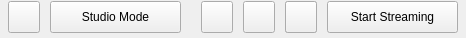
<?xml version='1.0' encoding='UTF-8'?>
<ui version="4.0">
 <class>Toolbar</class>
 <widget class="QWidget" name="toolbar">
  <property name="geometry">
   <rect>
    <x>0</x>
    <y>0</y>
    <width>466</width>
    <height>38</height>
   </rect>
  </property>
  <property name="sizePolicy">
   <sizepolicy hsizetype="Expanding" vsizetype="Fixed">
    <horstretch>0</horstretch>
    <verstretch>0</verstretch>
   </sizepolicy>
  </property>
  <property name="minimumSize">
   <size>
    <width>0</width>
    <height>38</height>
   </size>
  </property>
  <property name="maximumSize">
   <size>
    <width>524287</width>
    <height>524287</height>
   </size>
  </property>
  <property name="styleSheet">
   <string notr="true">#toolbar QToolButton:checked {
background-color: palette(highlight);
color: palette(highlighted-text);
border-radius: 3px;
}</string>
  </property>
  <layout class="QVBoxLayout" name="verticalLayoutToolbar">
   <property name="spacing">
    <number>0</number>
   </property>
   <property name="leftMargin">
    <number>8</number>
   </property>
   <property name="topMargin">
    <number>0</number>
   </property>
   <property name="rightMargin">
    <number>8</number>
   </property>
   <property name="bottomMargin">
    <number>4</number>
   </property>
   <item>
    <layout class="QGridLayout" name="gridLayout">
     <property name="leftMargin">
      <number>0</number>
     </property>
     <property name="topMargin">
      <number>0</number>
     </property>
     <property name="rightMargin">
      <number>0</number>
     </property>
     <property name="bottomMargin">
      <number>0</number>
     </property>
     <property name="spacing">
      <number>0</number>
     </property>
     <item row="0" column="0">
      <widget class="QToolButton" name="btnFloat">
       <property name="minimumSize">
        <size>
         <width>32</width>
         <height>32</height>
        </size>
       </property>
       <property name="maximumSize">
        <size>
         <width>32</width>
         <height>32</height>
        </size>
       </property>
       <property name="accessibleName">
        <string>Undock</string>
       </property>
       <property name="icon">
        <iconset resource="plugin-resources.qrc">
         <normaloff>:/dynamite-toolbar/res/images/float.svg</normaloff>:/dynamite-toolbar/res/images/float.svg</iconset>
       </property>
       <property name="iconSize">
        <size>
         <width>16</width>
         <height>16</height>
        </size>
       </property>
       <property name="checkable">
        <bool>true</bool>
       </property>
       <property name="svgPath" stdset="0">
        <string>:/dynamite-toolbar/res/images/float.svg</string>
       </property>
      </widget>
     </item>
     <item row="0" column="1">
      <widget class="QWidget" name="spacerFloat" native="true">
       <property name="sizePolicy">
        <sizepolicy hsizetype="Fixed" vsizetype="Fixed">
         <horstretch>0</horstretch>
         <verstretch>0</verstretch>
        </sizepolicy>
       </property>
       <property name="minimumSize">
        <size>
         <width>10</width>
         <height>20</height>
        </size>
       </property>
       <property name="maximumSize">
        <size>
         <width>10</width>
         <height>20</height>
        </size>
       </property>
      </widget>
     </item>
     <item row="0" column="2">
      <widget class="QToolButton" name="btnStudioMode">
       <property name="sizePolicy">
        <sizepolicy hsizetype="Expanding" vsizetype="Fixed">
         <horstretch>2</horstretch>
         <verstretch>0</verstretch>
        </sizepolicy>
       </property>
       <property name="minimumSize">
        <size>
         <width>130</width>
         <height>32</height>
        </size>
       </property>
       <property name="maximumSize">
        <size>
         <width>194</width>
         <height>32</height>
        </size>
       </property>
       <property name="text">
        <string>Studio Mode</string>
       </property>
       <property name="checkable">
        <bool>true</bool>
       </property>
       <property name="checked">
        <bool>false</bool>
       </property>
       <property name="toolButtonStyle">
        <enum>Qt::ToolButtonStyle::ToolButtonTextOnly</enum>
       </property>
      </widget>
     </item>
     <item row="0" column="3">
      <widget class="QWidget" name="spacerStudioMode" native="true">
       <property name="sizePolicy">
        <sizepolicy hsizetype="MinimumExpanding" vsizetype="Fixed">
         <horstretch>0</horstretch>
         <verstretch>0</verstretch>
        </sizepolicy>
       </property>
       <property name="minimumSize">
        <size>
         <width>10</width>
         <height>20</height>
        </size>
       </property>
      </widget>
     </item>
     <item row="0" column="4">
      <widget class="FrameMonitorDockWidget" name="frameMonitor">
       <property name="sizePolicy">
        <sizepolicy hsizetype="Expanding" vsizetype="Preferred">
         <horstretch>0</horstretch>
         <verstretch>0</verstretch>
        </sizepolicy>
       </property>
       <property name="minimumSize">
        <size>
         <width>0</width>
         <height>32</height>
        </size>
       </property>
       <property name="maximumSize">
        <size>
         <width>16777215</width>
         <height>16777215</height>
        </size>
       </property>
      </widget>
     </item>
     <item row="0" column="5">
      <widget class="QWidget" name="spacerMonitor" native="true">
       <property name="sizePolicy">
        <sizepolicy hsizetype="MinimumExpanding" vsizetype="Fixed">
         <horstretch>0</horstretch>
         <verstretch>0</verstretch>
        </sizepolicy>
       </property>
       <property name="minimumSize">
        <size>
         <width>10</width>
         <height>20</height>
        </size>
       </property>
      </widget>
     </item>
     <item row="0" column="6">
      <widget class="QToolButton" name="btnVirtualCamera">
       <property name="minimumSize">
        <size>
         <width>32</width>
         <height>32</height>
        </size>
       </property>
       <property name="maximumSize">
        <size>
         <width>32</width>
         <height>32</height>
        </size>
       </property>
       <property name="icon">
        <iconset resource="plugin-resources.qrc">
         <normaloff>:/dynamite-toolbar/res/images/video.svg</normaloff>:/dynamite-toolbar/res/images/video.svg</iconset>
       </property>
       <property name="iconSize">
        <size>
         <width>16</width>
         <height>16</height>
        </size>
       </property>
       <property name="checkable">
        <bool>true</bool>
       </property>
       <property name="svgPath" stdset="0">
        <string>:/dynamite-toolbar/res/images/video.svg</string>
       </property>
      </widget>
     </item>
     <item row="0" column="7">
      <widget class="QWidget" name="spacerVirtualCamera" native="true">
       <property name="sizePolicy">
        <sizepolicy hsizetype="Fixed" vsizetype="Fixed">
         <horstretch>0</horstretch>
         <verstretch>0</verstretch>
        </sizepolicy>
       </property>
       <property name="minimumSize">
        <size>
         <width>10</width>
         <height>20</height>
        </size>
       </property>
       <property name="maximumSize">
        <size>
         <width>10</width>
         <height>20</height>
        </size>
       </property>
      </widget>
     </item>
     <item row="0" column="8">
      <widget class="QToolButton" name="btnReplayBuffer">
       <property name="minimumSize">
        <size>
         <width>32</width>
         <height>32</height>
        </size>
       </property>
       <property name="maximumSize">
        <size>
         <width>32</width>
         <height>32</height>
        </size>
       </property>
       <property name="icon">
        <iconset resource="plugin-resources.qrc">
         <normaloff>:/dynamite-toolbar/res/images/replay-buffer.svg</normaloff>:/dynamite-toolbar/res/images/replay-buffer.svg</iconset>
       </property>
       <property name="iconSize">
        <size>
         <width>16</width>
         <height>16</height>
        </size>
       </property>
       <property name="checkable">
        <bool>true</bool>
       </property>
       <property name="svgPath" stdset="0">
        <string>:/dynamite-toolbar/res/images/replay-buffer.svg</string>
       </property>
      </widget>
     </item>
     <item row="0" column="9">
      <widget class="QWidget" name="spacerReplayBuffer" native="true">
       <property name="sizePolicy">
        <sizepolicy hsizetype="Fixed" vsizetype="Fixed">
         <horstretch>0</horstretch>
         <verstretch>0</verstretch>
        </sizepolicy>
       </property>
       <property name="minimumSize">
        <size>
         <width>10</width>
         <height>20</height>
        </size>
       </property>
       <property name="maximumSize">
        <size>
         <width>10</width>
         <height>20</height>
        </size>
       </property>
      </widget>
     </item>
     <item row="0" column="10">
      <widget class="QToolButton" name="btnRecord">
       <property name="minimumSize">
        <size>
         <width>32</width>
         <height>32</height>
        </size>
       </property>
       <property name="maximumSize">
        <size>
         <width>32</width>
         <height>32</height>
        </size>
       </property>
       <property name="icon">
        <iconset resource="plugin-resources.qrc">
         <normaloff>:/dynamite-toolbar/res/images/recording.svg</normaloff>:/dynamite-toolbar/res/images/recording.svg</iconset>
       </property>
       <property name="iconSize">
        <size>
         <width>16</width>
         <height>16</height>
        </size>
       </property>
       <property name="checkable">
        <bool>true</bool>
       </property>
       <property name="checked">
        <bool>false</bool>
       </property>
       <property name="svgPath" stdset="0">
        <string>:/dynamite-toolbar/res/images/recording.svg</string>
       </property>
      </widget>
     </item>
     <item row="0" column="10">
      <widget class="QToolButton" name="btnRecordPaused">
       <property name="minimumSize">
        <size>
         <width>32</width>
         <height>32</height>
        </size>
       </property>
       <property name="maximumSize">
        <size>
         <width>32</width>
         <height>32</height>
        </size>
       </property>
       <property name="visible">
        <bool>false</bool>
       </property>
       <property name="icon">
        <iconset resource="plugin-resources.qrc">
         <normaloff>:/dynamite-toolbar/res/images/paused.svg</normaloff>:/dynamite-toolbar/res/images/paused.svg</iconset>
       </property>
       <property name="iconSize">
        <size>
         <width>16</width>
         <height>16</height>
        </size>
       </property>
       <property name="checkable">
        <bool>true</bool>
       </property>
       <property name="checked">
        <bool>false</bool>
       </property>
       <property name="svgPath" stdset="0">
        <string>:/dynamite-toolbar/res/images/paused.svg</string>
       </property>
      </widget>
     </item>
     <item row="0" column="11">
      <widget class="QWidget" name="spacerRecord" native="true">
       <property name="sizePolicy">
        <sizepolicy hsizetype="Fixed" vsizetype="Fixed">
         <horstretch>0</horstretch>
         <verstretch>0</verstretch>
        </sizepolicy>
       </property>
       <property name="minimumSize">
        <size>
         <width>10</width>
         <height>20</height>
        </size>
       </property>
       <property name="maximumSize">
        <size>
         <width>10</width>
         <height>20</height>
        </size>
       </property>
      </widget>
     </item>
     <item row="0" column="12">
      <widget class="QToolButton" name="btnStream">
       <property name="sizePolicy">
        <sizepolicy hsizetype="Expanding" vsizetype="Fixed">
         <horstretch>2</horstretch>
         <verstretch>0</verstretch>
        </sizepolicy>
       </property>
       <property name="minimumSize">
        <size>
         <width>130</width>
         <height>32</height>
        </size>
       </property>
       <property name="maximumSize">
        <size>
         <width>194</width>
         <height>32</height>
        </size>
       </property>
       <property name="text">
        <string>Start Streaming</string>
       </property>
       <property name="checkable">
        <bool>true</bool>
       </property>
       <property name="checked">
        <bool>false</bool>
       </property>
       <property name="toolButtonStyle">
        <enum>Qt::ToolButtonStyle::ToolButtonTextOnly</enum>
       </property>
      </widget>
     </item>
    </layout>
   </item>
  </layout>
 </widget>
 <customwidgets>
  <customwidget>
   <class>FrameMonitorDockWidget</class>
   <extends>QFrame</extends>
   <header>Plugin/Dock/FrameMonitorDockWidget.h</header>
   <container>1</container>
  </customwidget>
 </customwidgets>
 <resources>
  <include location="plugin-resources.qrc" />
 </resources>
 <connections />
</ui>
